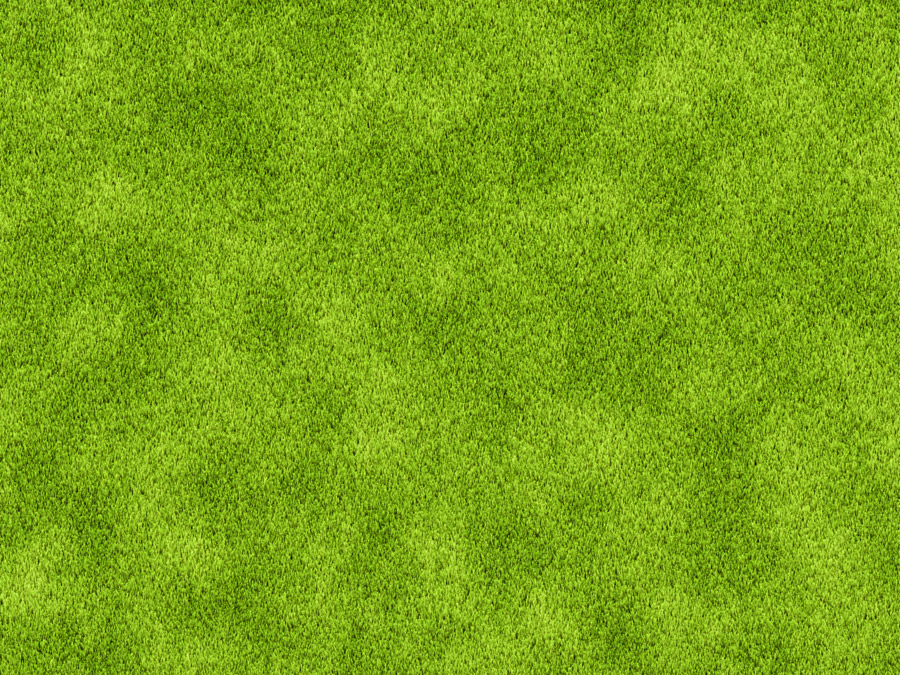
#> input picture week12/sample.jpg, 900 x 675 px
$ jupyter execute CGkadai12.ipynb
#> lines starting #> are read from the running program, lines starting #| are printed output that depends on the picture
**課題12-1**　次のサンプルコードを実行し，パラメトリック表現で表現された図形（円）がグラフとして表示できることを確認しなさい。また，このサンプルを書き換えて，次の曲線を描きなさい。

１）らせん：　$x=t\cos(t), 　y=t\sin(t)　 (0≤t≤4π)$
２）アステロイド：　$x=\cos^3⁡(t),　y=\sin^3 (t)　(0≤t<2π)$
３）サイクロイド：　$x=t-2\sin⁡(t),　y=1-2\cos⁡(t)　 (-3π≤t≤3π)$

[cell 1]
# 必要なライブラリをインポート
# numpy: 数値計算用のライブラリで配列操作や数学関数を提供
# matplotlib.pyplot: データの可視化用ライブラリでグラフ描画に関する各種機能を提供
import numpy as np
import matplotlib.pyplot as plt

# パラメトリック曲線を描画する関数
def plot_curve(x, y, title):
#> called with x = array of shape (500,), y = array of shape (500,), title = 'Circle'
    plt.figure(figsize=(6, 6))
    plt.plot(x, y, label=title)
    plt.axhline(0, color="black", linewidth=0.5, linestyle="--")  # x軸
    plt.axvline(0, color="black", linewidth=0.5, linestyle="--")  # y軸
    plt.xlabel("x")
    plt.ylabel("y")
    plt.axis('equal')  # スケールを同じにする
    plt.grid()
    plt.title(title)
    plt.tight_layout()
    plt.show()
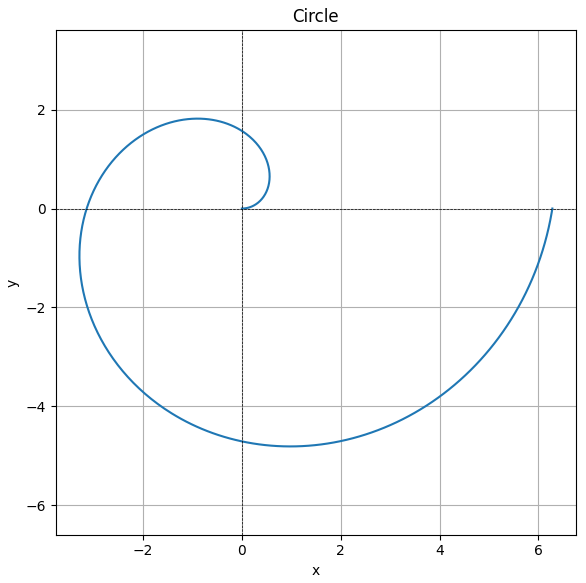
#> figure drawn by matplotlib, 1 panel

# パラメトリック曲線のデータ生成
# 円: 0 から 2π を 500 分割して等間隔の角度を生成
t = np.linspace(0, 2 * np.pi, 500)  # np.linspace で範囲内の値を生成
x = t * np.cos(t)   # x座標 x = cos(t)
y = t * np.sin(t)   # y座標 y = sin(t)
plot_curve(x, y, "Circle")

**課題12-2**　次のサンプルコードを実行し，２次のベジェ曲線を表示できることを確認しなさい。また，制御点の座標を変えることで曲線の形状が変わることを確認しなさい。

[cell 2]
import numpy as np
import matplotlib.pyplot as plt

# 2次ベジェ曲線を描く関数
def bezier_curve(q0, q1, q2, steps=100):
    t = np.linspace(0, 1, steps).reshape(-1, 1)  # tを列ベクトルに変換
    q0, q1, q2 = np.array(q0), np.array(q1), np.array(q2)  # 制御点をNumPy配列に変換
    curve = (1 - t)**2 * q0 + 2 * (1 - t) * t * q1 + t**2 * q2  # 2次ベジェ曲線の計算
    return curve[:, 0], curve[:, 1]  # x座標とy座標を返す

# 制御点の定義
q0 = [0.0, 0.0]    # 始点
q1 = [0.5, 0.8]
q2 = [1.0, 0.0]    # 終点

# ベジェ曲線の計算
px, py = bezier_curve(q0, q1, q2)

# グラフ描画
plt.plot(px, py, label="Bezier Curve", color="red")  # 曲線
plt.scatter(*zip(q0, q1, q2), color="blue", label="Control Points")  # 制御点
plt.plot(*zip(q0, q1, q2), linestyle="--", color="blue")  # 制御点を点線で結ぶ
plt.legend()
plt.xlabel("x")
plt.ylabel("y")
plt.grid(True)
plt.show()
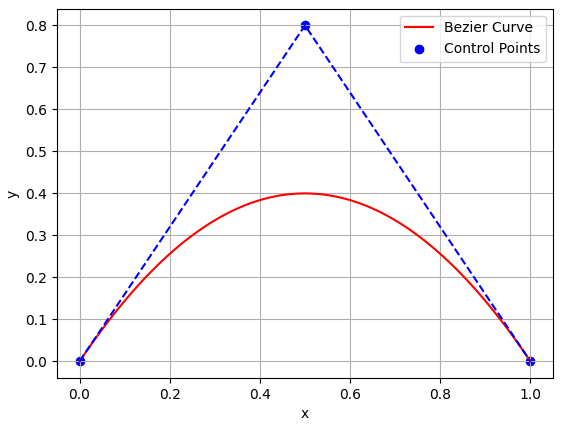
#> figure drawn by matplotlib, 1 panel; curve peaks at x = 0.505, y = 0.4

**〇課題12-3**　課題12-2のサンプルコードを，３次のベジェ曲線を表示できるように書き換えなさい。また，制御点の座標を変えることで曲線の形状が変わることを確認しなさい。

[cell 3]
import numpy as np
import matplotlib.pyplot as plt

# 2次ベジェ曲線を描く関数
def bezier_curve(q0, q1, q2, q3, steps=100):
    t = np.linspace(0, 1, steps).reshape(-1, 1)  # tを列ベクトルに変換
    q0, q1, q2 ,q3= np.array(q0), np.array(q1), np.array(q2) ,np.array(q3) # 制御点をNumPy配列に変換
    curve = (1 - t)**3 * q0 + 3 * t  * (1 - t)**2 * q1 + 3 * t**2 * (1-t) * q2 + t**3* q3 # n=3のベジェ曲線定義
    return curve[:, 0], curve[:, 1]  # x座標とy座標を返す

# 制御点の定義
q0 = [0.0, 0.0]    # 始点
q1 = [0.3, 1]
q2 = [0.8, 1]
q3 = [1.0, 0.0]    # 終点

# ベジェ曲線の計算
px, py = bezier_curve(q0, q1, q2, q3)

# グラフ描画
plt.plot(px, py, label="Bezier Curve", color="red")  # 曲線
plt.scatter(*zip(q0, q1, q2,q3), color="blue", label="Control Points")  # 制御点
plt.plot(*zip(q0, q1, q2,q3), linestyle="--", color="blue")  # 制御点を点線で結ぶ
plt.legend()
plt.xlabel("x")
plt.ylabel("y")
plt.grid(True)
plt.show()
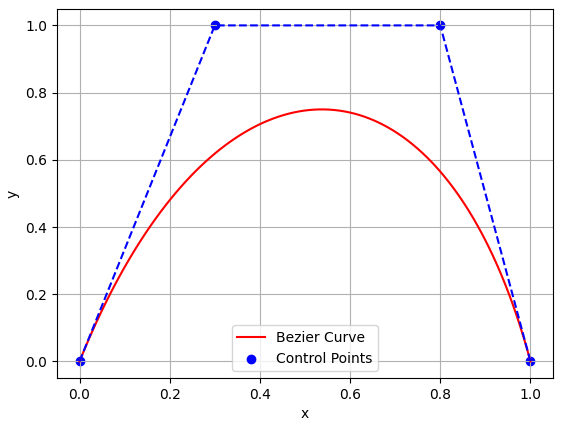
#> figure drawn by matplotlib, 1 panel; curve peaks at x = 0.543, y = 0.75

**課題12-4**　次のサンプルコードを実行し，読み込んだ画像にアフィン変換（平行移動，拡大・縮小）を適用した画像を表示できることを確認しなさい。

[cell 4]
import numpy as np               # 数値計算や配列操作を行うためのライブラリ
from PIL import Image            # 画像の読み込み・保存・変換・加工を行うライブラリ
import matplotlib.pyplot as plt  # 画像やデータの可視化を行うためのライブラリ
# from google.colab import files   # Google Colab上でファイルをアップロード
import io                        # バイトストリームからデータを読み込むためのライブラリ

# [10 lines of commented-out code are left out]
img = Image.open("sample.jpg").convert("RGB")
#> img is the input picture: PIL image 900x675 RGB; mean R, G, B 122.3, 163.5, 23

# 画像を表示
def show_image(img, title):
    """
    img: 表示する画像 (PIL Imageオブジェクト)
    title: 画像のタイトル
    """
    plt.imshow(img)   # 画像を表示
    plt.title(title)  # タイトルを設定
    plt.axis('on')    # 軸を表示にする
    plt.show()        # 表示

# 元画像を表示
show_image(img, "Original Image")

# 画像をNumPy配列に変換
img_array = np.array(img)         # 画像をNumPy形式に変換
rows, cols = img_array.shape[:2]  # 画像の行数と列数を取得
#> rows = 675; cols = 900

### 平行移動
def translate_image(tx, ty):
    """
    tx: x方向への移動距離 (正の値は右方向)
    ty: y方向への移動距離 (正の値は下方向)
    """
    # 平行移動のアフィン変換行列を定義
    trans_matrix = np.array([[1, 0, tx],
                             [0, 1, ty],
                             [0, 0, 1]])
    return trans_matrix

### 拡大・縮小
def scale_image(sx, sy):
    """
    sx: x方向のスケール倍率
    sy: y方向のスケール倍率
    """
    # 拡大・縮小のアフィン変換行列を定義
    trans_matrix = np.array([[sx, 0, 0],
                             [0, sy, 0],
                             [0, 0, 1]])
    return trans_matrix

### アフィン変換の適用
def apply_affine_transform(img, matrix):
    """
    img: 入力画像 (NumPy配列)
    matrix: 3x3 アフィン変換行列
    """
    img_pil = Image.fromarray(img)  # NumPy配列をPIL画像に変換

    # PILに渡すため、行列の逆数を考慮
    inverse_matrix = np.linalg.inv(matrix)  # 逆行列を計算
    affine_params = inverse_matrix[:2].flatten()  # 上2行をフラット化

    # アフィン変換を適用
    return img_pil.transform(
        img_pil.size,        # 画像サイズを指定
        Image.AFFINE,        # アフィン変換を指定
        data=affine_params,  # 修正済みの変換行列データを渡す
        resample=Image.BICUBIC  # バイキュービック補間を使用
    )

### 複数の変換を組み合わせて適用
def combine_transforms(img, transforms):
    """
    img: 入力画像 (NumPy配列)
    transforms: アフィン変換行列のリスト
    """
    combined_matrix = np.eye(3)  # 単位行列から開始
    for transform in transforms:
        combined_matrix = np.dot(combined_matrix, transform)  # 変換行列を順次掛け合わせ
    return apply_affine_transform(img, combined_matrix)       # 結果の変換を適用


# 変換行列の算出
tra_matrix = translate_image(50, 30)  # 平行移動
scale_matrix = scale_image(0.5, 1)    # 拡大

# アフィン変換の適用
# 平行移動（単独）
tra_img = combine_transforms(img_array, [tra_matrix])
#> the loop in combine_transforms, `for transform in transforms:` made 1 pass
#> combined_matrix on pass 1: [[1, 0, 50], [0, 1, 30], [0, 0, 1]]
#> in apply_affine_transform, `inverse_matrix = np.linalg.inv(matrix)`: inverse_matrix = [[1, 0, -50], [0, 1, -30], [0, 0, 1]]
#> in apply_affine_transform, `affine_params = inverse_matrix[:2].flatten()`: affine_params = [1, 0, -50, 0, 1, -30]
#> in apply_affine_transform, `return img_pil.transform( img_pil.size,`:
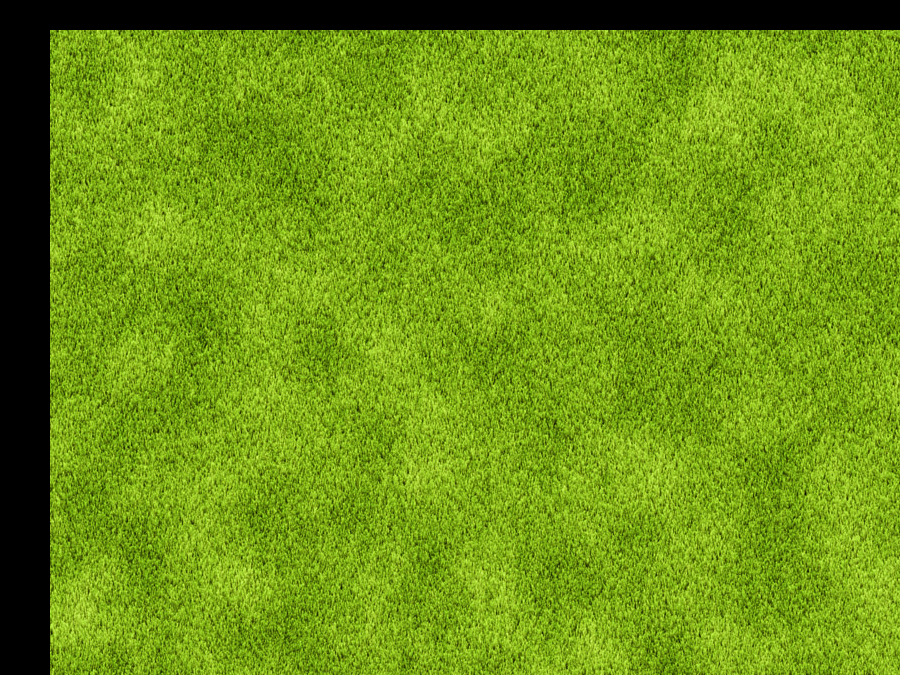
#> returned value: PIL image 900x675 RGB; mean R, G, B 110.2, 147.5, 20.7
show_image(tra_img, "Translated Image")
# 拡大（単独）
scale_img = combine_transforms(img_array, [scale_matrix])
#> the loop in combine_transforms (call 2), `for transform in transforms:` made 1 pass
#> combined_matrix on pass 1: [[0.5, 0, 0], [0, 1, 0], [0, 0, 1]]
#> in apply_affine_transform (call 2), `inverse_matrix = np.linalg.inv(matrix)`: inverse_matrix = [[2, 0, 0], [0, 1, 0], [0, 0, 1]]
#> in apply_affine_transform (call 2), `affine_params = inverse_matrix[:2].flatten()`: affine_params = [2, 0, 0, 0, 1, 0]
#> in apply_affine_transform (call 2), `return img_pil.transform( img_pil.size,`:
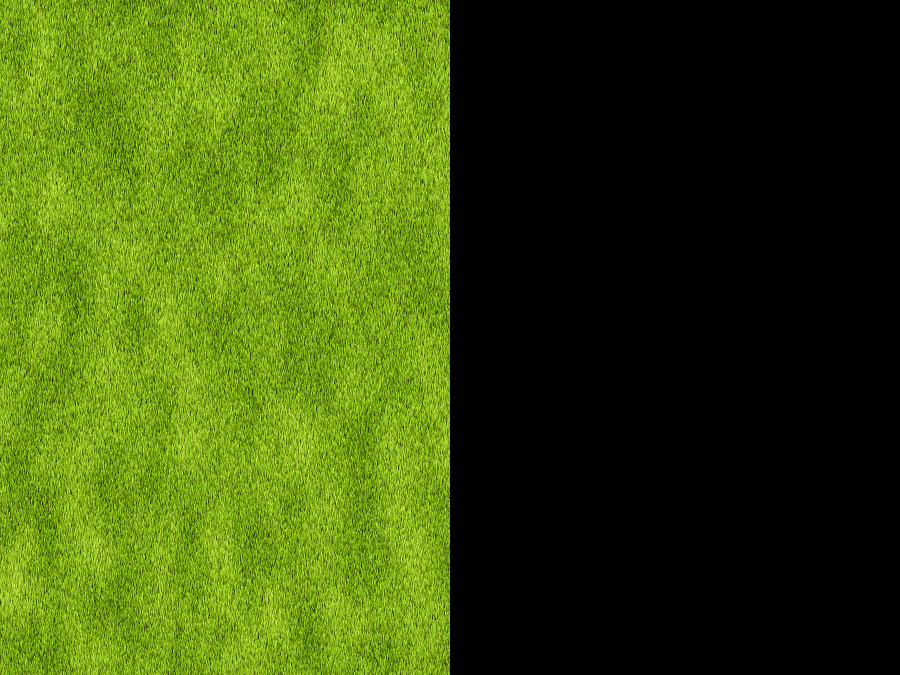
#> returned value: PIL image 900x675 RGB; mean R, G, B 60.9, 81.6, 11.3
show_image(scale_img, "Scaled Image")

# 複数の変換の組み合わせ（変換行列は行列の掛け算順序に並べる，最初が右，最後が左）
combined_img = combine_transforms(img_array, [tra_matrix, scale_matrix])
#> in apply_affine_transform (call 3), `inverse_matrix = np.linalg.inv(matrix)`: inverse_matrix = [[2, 0, -100], [0, 1, -30], [0, 0, 1]]
#> in apply_affine_transform (call 3), `affine_params = inverse_matrix[:2].flatten()`: affine_params = [2, 0, -100, 0, 1, -30]
#> in apply_affine_transform (call 3), `return img_pil.transform( img_pil.size,`:
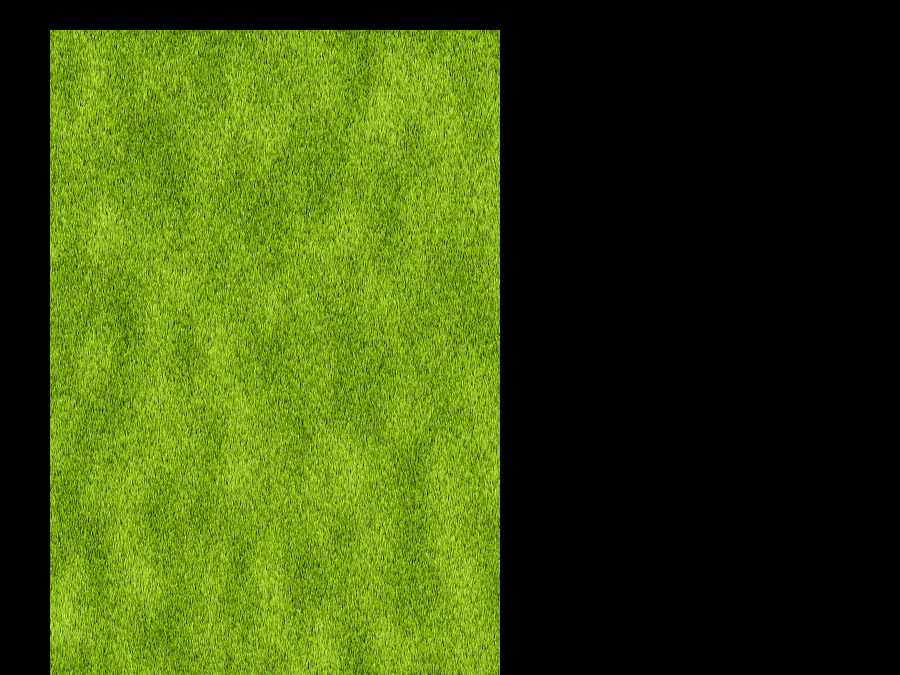
#> returned value: PIL image 900x675 RGB; mean R, G, B 58.2, 78, 10.9
show_image(combined_img, "Combined Transformations")

**〇課題12-5**　課題12-4のサンプルコードを，回転，せん断の変換も適用できるようにコードを書き換えなさい。また，画像に次の変換を適用し変換後の画像を表示しなさい。
１）画像を 45°回転させる
２）画像を x方向 に30°のせん断を適用する
３）画像を次の順番で変換する
　　① x方向に2倍，y方向に3倍拡大する
　　② 90°回転する
　　③ x方向に+30，y方向に+50 平行移動する

[cell 5]
import numpy as np               # 数値計算や配列操作を行うためのライブラリ
from PIL import Image            # 画像の読み込み・保存・変換・加工を行うライブラリ
import matplotlib.pyplot as plt  # 画像やデータの可視化を行うためのライブラリ
import io                        # バイトストリームからデータを読み込むためのライブラリ

# 画像の読み込み（サンプル画像を使用する場合）
img = Image.open("sample.jpg").convert("RGB")

# 画像を表示
def show_image(img, title):
    plt.imshow(img)
    plt.title(title)
    plt.axis("on")
    plt.show()

# 元画像を表示
show_image(img, "Original Image")

# 画像をNumPy配列に変換
img_array = np.array(img)

### 回転
def rotate_image(theta):
    """
    theta: 回転角度 (度単位、反時計回りが正)
    """
    rad = np.deg2rad(theta)  # ラジアンに変換
    rot_matrix = np.array([
        [np.cos(rad), -np.sin(rad), 0],
        [np.sin(rad),  np.cos(rad), 0],
        [0,            0,           1]
    ])
    return rot_matrix

### せん断
def shear_image(shear_x=0, shear_y=0):
    """
    shear_x: x方向のせん断角度 (度単位)
    shear_y: y方向のせん断角度 (度単位)
    """
    shear_x_rad = np.deg2rad(shear_x)
    shear_y_rad = np.deg2rad(shear_y)
    shear_matrix = np.array([
        [1, np.tan(shear_x_rad), 0],
        [np.tan(shear_y_rad), 1, 0],
        [0, 0, 1]
    ])
    return shear_matrix

### アフィン変換の適用
def apply_affine_transform(img, matrix):
    img_pil = Image.fromarray(img)
    inverse_matrix = np.linalg.inv(matrix)
    affine_params = inverse_matrix[:2].flatten()

    return img_pil.transform(
        img_pil.size,
        Image.AFFINE,
        data=affine_params,
        resample=Image.BICUBIC
    )

### 複数の変換を組み合わせて適用
def combine_transforms(img, transforms):
    combined_matrix = np.eye(3)
    for transform in transforms:
        combined_matrix = np.dot(combined_matrix, transform)
    return apply_affine_transform(img, combined_matrix)

# 指定された変換を適用
# 1) 45°回転
rot_matrix = rotate_image(45)
rot_img = combine_transforms(img_array, [rot_matrix])
#> the loop in combine_transforms, `for transform in transforms:` made 1 pass
#> combined_matrix on pass 1: [[0.707, -0.707, 0], [0.707, 0.707, 0], [0, 0, 1]]
#> in apply_affine_transform, `inverse_matrix = np.linalg.inv(matrix)`: inverse_matrix = [[0.707, 0.707, 0], [-0.707, 0.707, 0], [0, 0, 1]]
#> in apply_affine_transform, `affine_params = inverse_matrix[:2].flatten()`: affine_params = [0.707, 0.707, 0, -0.707, 0.707, 0]
#> in apply_affine_transform, `return img_pil.transform( img_pil.size, Image.AFFINE, data=affine_para..`:
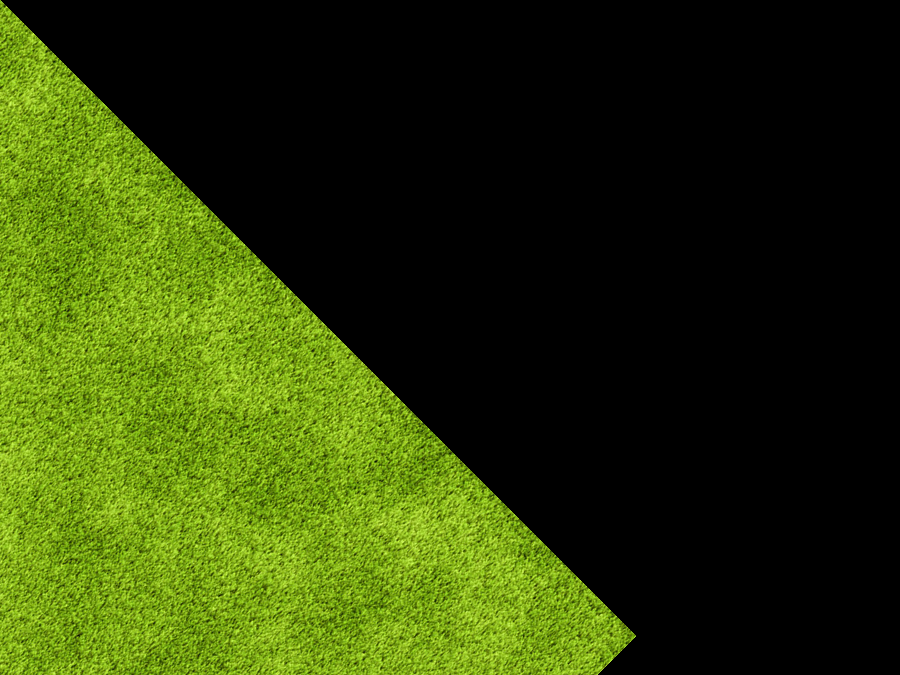
#> returned value: PIL image 900x675 RGB; mean R, G, B 45.1, 60.6, 8.3
show_image(rot_img, "Rotated 45° Image")

# 2) x方向に30°のせん断
shear_matrix = shear_image(shear_x=30)
shear_img = combine_transforms(img_array, [shear_matrix])
#> the loop in combine_transforms (call 2), `for transform in transforms:` made 1 pass
#> combined_matrix on pass 1: [[1, 0.577, 0], [0, 1, 0], [0, 0, 1]]
#> in apply_affine_transform (call 2), `inverse_matrix = np.linalg.inv(matrix)`: inverse_matrix = [[1, -0.577, 0], [0, 1, 0], [0, 0, 1]]
#> in apply_affine_transform (call 2), `affine_params = inverse_matrix[:2].flatten()`: affine_params = [1, -0.577, 0, 0, 1, 0]
#> in apply_affine_transform (call 2), `return img_pil.transform( img_pil.size, Image.AFFINE, data=affine_para..`:
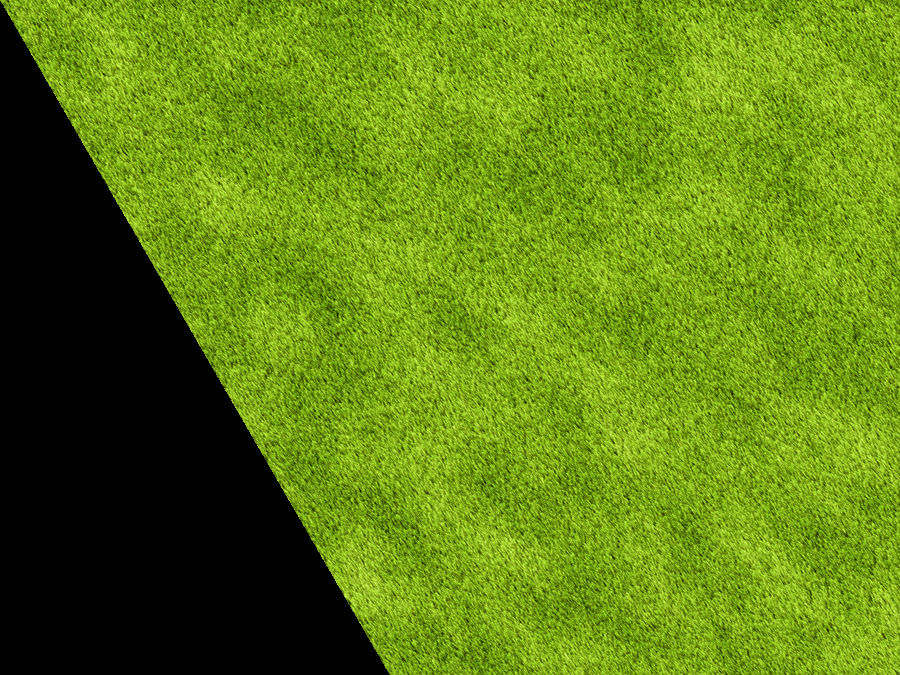
#> returned value: PIL image 900x675 RGB; mean R, G, B 95.1, 127.5, 17.6
show_image(shear_img, "Sheared Image (30° in x-direction)")

# 3) 複数の変換を組み合わせる
scale_matrix = scale_image(1, 0.5)  # y方向に0.5倍拡大
rot_matrix = rotate_image(30)       # 30°回転
tra_matrix = translate_image(30, 50)  # x方向に+30, y方向に+50平行移動

combined_img = combine_transforms(img_array, [scale_matrix, rot_matrix, tra_matrix])
#> in apply_affine_transform (call 3), `inverse_matrix = np.linalg.inv(matrix)`: inverse_matrix = [[0.866, 1, -30], [-0.5, 1.73, -50], [0, 0, 1]]
#> in apply_affine_transform (call 3), `affine_params = inverse_matrix[:2].flatten()`: affine_params = [0.866, 1, -30, -0.5, 1.73, -50]
#> in apply_affine_transform (call 3), `return img_pil.transform( img_pil.size, Image.AFFINE, data=affine_para..`:
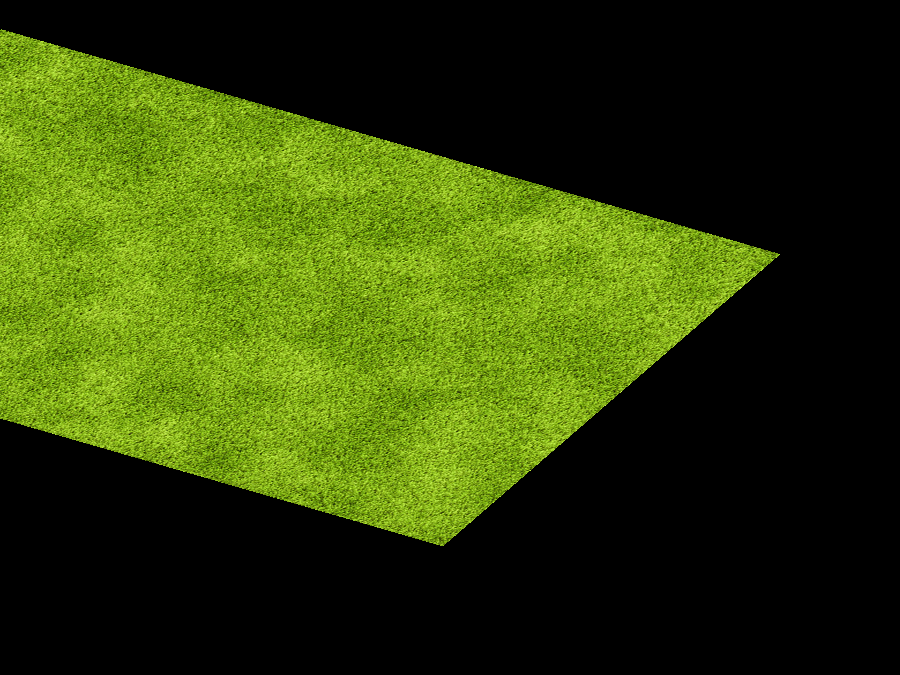
#> returned value: PIL image 900x675 RGB; mean R, G, B 48, 64.2, 9
show_image(combined_img, "Combined Transformations")
